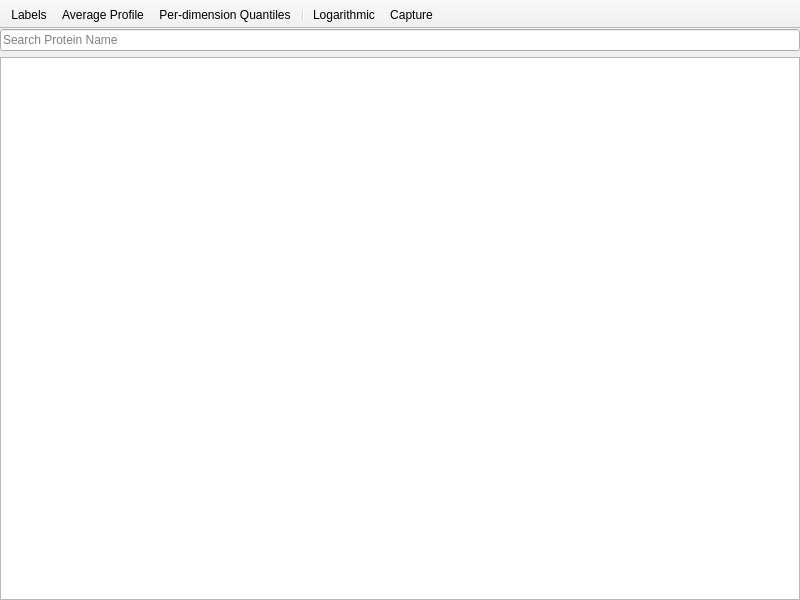
<?xml version="1.0" encoding="UTF-8"?>
<ui version="4.0">
 <class>ProfileTab</class>
 <widget class="QMainWindow" name="ProfileTab">
  <property name="geometry">
   <rect>
    <x>0</x>
    <y>0</y>
    <width>800</width>
    <height>600</height>
   </rect>
  </property>
  <property name="windowTitle">
   <string>MainWindow</string>
  </property>
  <widget class="QWidget" name="centralwidget">
   <layout class="QVBoxLayout" name="verticalLayout">
    <property name="leftMargin">
     <number>0</number>
    </property>
    <property name="topMargin">
     <number>0</number>
    </property>
    <property name="rightMargin">
     <number>0</number>
    </property>
    <property name="bottomMargin">
     <number>0</number>
    </property>
    <item>
     <widget class="QWidget" name="proteinBox" native="true">
      <layout class="QHBoxLayout" name="horizontalLayout">
       <property name="leftMargin">
        <number>0</number>
       </property>
       <property name="topMargin">
        <number>0</number>
       </property>
       <property name="rightMargin">
        <number>0</number>
       </property>
       <property name="bottomMargin">
        <number>0</number>
       </property>
       <item>
        <widget class="QLineEdit" name="protSearch">
         <property name="sizePolicy">
          <sizepolicy hsizetype="Preferred" vsizetype="Fixed">
           <horstretch>0</horstretch>
           <verstretch>0</verstretch>
          </sizepolicy>
         </property>
         <property name="placeholderText">
          <string>Search Protein Name</string>
         </property>
         <property name="clearButtonEnabled">
          <bool>true</bool>
         </property>
        </widget>
       </item>
      </layout>
     </widget>
    </item>
    <item>
     <widget class="QtCharts::QChartView" name="view">
      <property name="renderHints">
       <set>QPainter::Antialiasing|QPainter::TextAntialiasing</set>
      </property>
     </widget>
    </item>
   </layout>
  </widget>
  <widget class="QToolBar" name="toolBar">
   <property name="contextMenuPolicy">
    <enum>Qt::PreventContextMenu</enum>
   </property>
   <property name="windowTitle">
    <string>Distance Matrix Tools</string>
   </property>
   <property name="movable">
    <bool>false</bool>
   </property>
   <property name="floatable">
    <bool>false</bool>
   </property>
   <attribute name="toolBarArea">
    <enum>TopToolBarArea</enum>
   </attribute>
   <attribute name="toolBarBreak">
    <bool>false</bool>
   </attribute>
   <addaction name="actionShowLabels"/>
   <addaction name="actionShowAverage"/>
   <addaction name="actionShowQuantiles"/>
   <addaction name="separator"/>
   <addaction name="actionLogarithmic"/>
   <addaction name="actionSavePlot"/>
  </widget>
  <action name="actionSavePlot">
   <property name="icon">
    <iconset theme="camera-photo">
     <normaloff>.</normaloff>.</iconset>
   </property>
   <property name="text">
    <string>Capture</string>
   </property>
   <property name="toolTip">
    <string>Save the plot to SVG or PNG file</string>
   </property>
   <property name="shortcut">
    <string>Print</string>
   </property>
  </action>
  <action name="actionShowAverage">
   <property name="checkable">
    <bool>true</bool>
   </property>
   <property name="icon">
    <iconset resource="../../resources/icons-custom/index.qrc">
     <normaloff>:/icons/show-average.svg</normaloff>:/icons/show-average.svg</iconset>
   </property>
   <property name="text">
    <string>Average Profile</string>
   </property>
   <property name="toolTip">
    <string>Show average profile</string>
   </property>
   <property name="shortcut">
    <string>A</string>
   </property>
  </action>
  <action name="actionShowIndividual">
   <property name="checkable">
    <bool>true</bool>
   </property>
   <property name="icon">
    <iconset resource="../../resources/icons-custom/index.qrc">
     <normaloff>:/icons/show-individual.svg</normaloff>:/icons/show-individual.svg</iconset>
   </property>
   <property name="text">
    <string>Individual Profiles</string>
   </property>
   <property name="toolTip">
    <string>Show individual profiles</string>
   </property>
   <property name="shortcut">
    <string>I</string>
   </property>
  </action>
  <action name="actionShowLabels">
   <property name="checkable">
    <bool>true</bool>
   </property>
   <property name="icon">
    <iconset resource="../../resources/icons-custom/index.qrc">
     <normaloff>:/icons/show-labels.svg</normaloff>:/icons/show-labels.svg</iconset>
   </property>
   <property name="text">
    <string>Labels</string>
   </property>
   <property name="toolTip">
    <string>Show sample labels</string>
   </property>
   <property name="shortcut">
    <string>L</string>
   </property>
  </action>
  <action name="actionLogarithmic">
   <property name="checkable">
    <bool>true</bool>
   </property>
   <property name="icon">
    <iconset resource="../../resources/icons-custom/index.qrc">
     <normaloff>:/icons/logspace-off.svg</normaloff>
     <normalon>:/icons/logspace-on.svg</normalon>:/icons/logspace-off.svg</iconset>
   </property>
   <property name="text">
    <string>Logarithmic</string>
   </property>
   <property name="toolTip">
    <string>Plot data on a log10 axis</string>
   </property>
   <property name="shortcut">
    <string>Shift+L</string>
   </property>
  </action>
  <action name="actionShowQuantiles">
   <property name="checkable">
    <bool>true</bool>
   </property>
   <property name="icon">
    <iconset resource="../../resources/icons-custom/index.qrc">
     <normaloff>:/icons/show-quantiles.svg</normaloff>:/icons/show-quantiles.svg</iconset>
   </property>
   <property name="text">
    <string>Per-dimension Quantiles</string>
   </property>
   <property name="toolTip">
    <string>Show per-dimension quantiles</string>
   </property>
   <property name="shortcut">
    <string>Q</string>
   </property>
  </action>
 </widget>
 <customwidgets>
  <customwidget>
   <class>QtCharts::QChartView</class>
   <extends>QGraphicsView</extends>
   <header location="global">QChartView</header>
  </customwidget>
 </customwidgets>
 <resources>
  <include location="../../resources/icons-custom/index.qrc"/>
 </resources>
 <connections/>
</ui>
